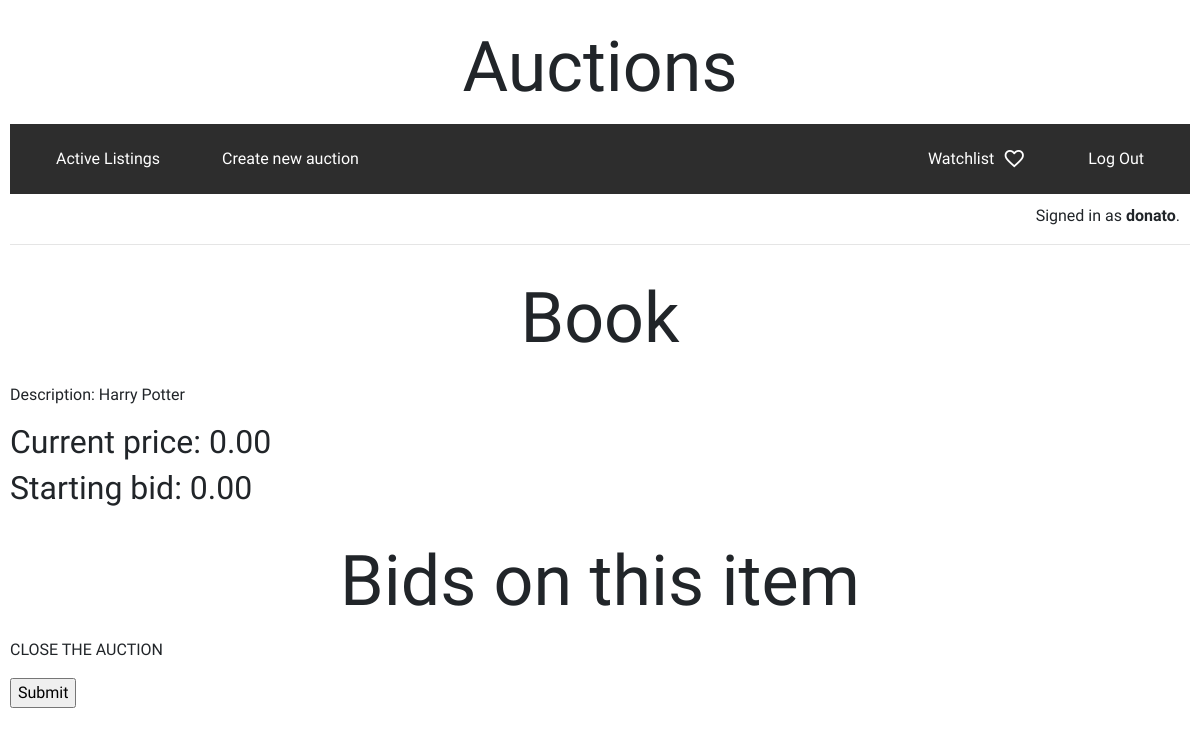
The page /1 (signed in) on the database as committed earlier.
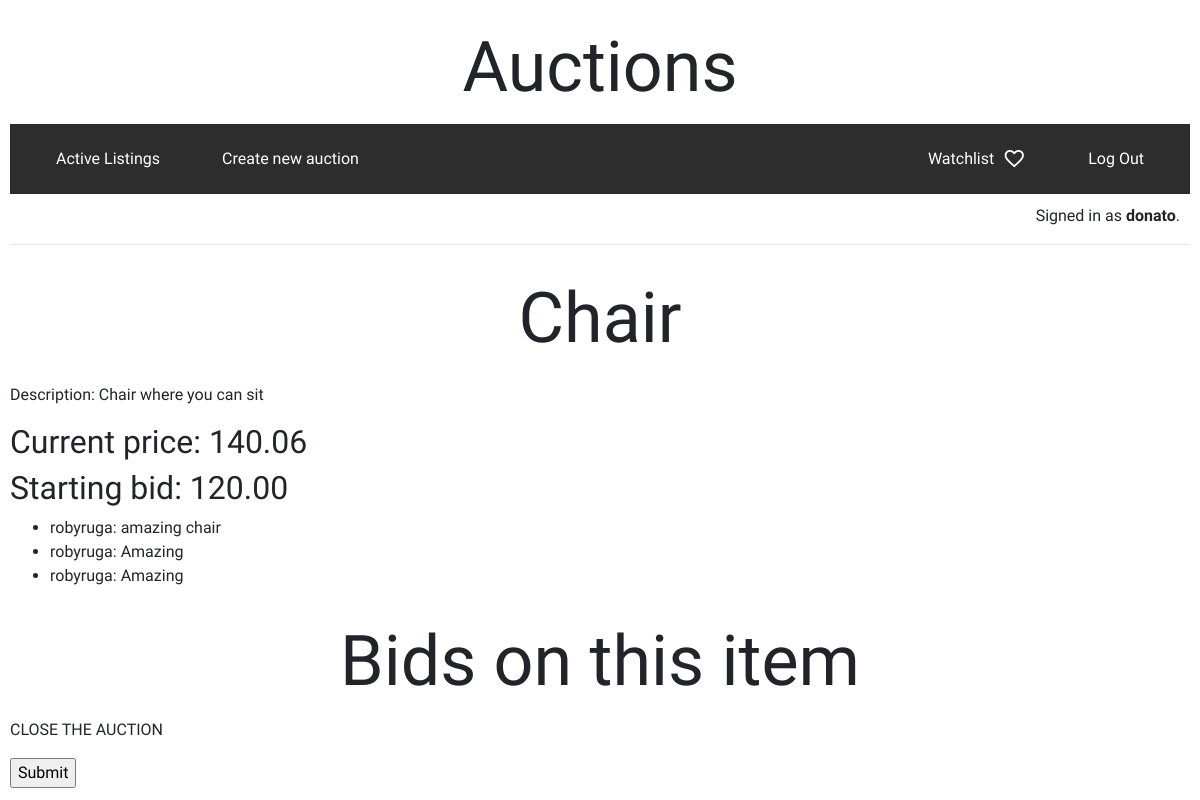
The same page on the database as committed later.
### auctions/models.py (models this page shows, shortened)
class User(AbstractUser):
    pass

class Auction(models.Model):
    title = models.CharField(max_length=64)
    description = models.TextField(max_length=200)
    owner = models.ForeignKey(User, on_delete=models.CASCADE)
    start_bid = models.DecimalField(max_digits=8, decimal_places=2, default=0.00)
    active = models.BooleanField(default=True)

class Bid(models.Model):
    auction_id = models.ForeignKey(Auction, on_delete=models.CASCADE)
    amount = models.DecimalField(max_digits=8, decimal_places=2)
    user_id = models.ForeignKey(User, on_delete=models.CASCADE)

class Comment(models.Model):
    auction_id = models.ForeignKey(Auction, on_delete=models.CASCADE)
    comment = models.TextField(max_length=200)
    user_id = models.ForeignKey(User, on_delete=models.CASCADE)

### auctions/views.py (the view)
# urls.py: path("<int:auction_id>", views.detail, name="detail")
@login_required(login_url='login')
def detail(request, auction_id):
    auction = Auction.objects.get(pk=auction_id)
    user = User.objects.get(id=request.user.id)
    bids = Bid.objects.filter(auction_id=auction.id)
    if not bids:
        price = auction.start_bid
    else:
        price = max(bid.amount for bid in bids )
    if request.method == "POST":
        if auction.owner.id == request.user.id:
            if 'close' in request.POST:
                auction.active = False
                auction.save()
                if price != auction.start_bid:
                    highest_bid = Bid.objects.filter(auction_id=auction.id, amount=price).first()
                    messages.success(request, f"Auction has been closed. The winner is {highest_bid.user_id}")
                else:
                    messages.success(request, "Auction has been closed. Nobody put a bid on this item")
                return HttpResponseRedirect(reverse('detail', args=[auction.id]))
        else:
            if 'comment' in request.POST and request.POST["comment"].strip() != "":
                comment = Comment.objects.create(auction_id=auction, comment=request.POST["comment"], user_id=request.user)
                comment.save()
            elif 'amount' in request.POST:
                amount = float(request.POST["amount"])
                if amount > price:
                    new_bid = Bid.objects.create(auction_id=auction, amount=amount, user_id=user)
                else:
                    message = "Your bid must be greater"
                    return render(request, "auctions/detail.html", {
                        "auction" : auction,
                        "price" : price,
                        "start_bid" : auction.start_bid,
                        "message" : message,
                    })
            return HttpResponseRedirect(reverse('detail', args=[auction.id]))
    else:
        comments = Comment.objects.filter(auction_id=auction)
        return render(request, "auctions/detail.html", {
            "auction" : auction,
            "price" : price,
            "start_bid" : auction.start_bid,
            "owner" : auction.owner,
            "user_id" : user.id,
            "comments" : comments
        })

### auctions/templates/auctions/detail.html (shortened to what this page needs)
{% extends 'auctions/layout.html' %}
{% block body %}
<fieldset>
    <legend><h1>{{ auction.title }}</h1></legend>
    <div>
        <p>Description: {{ auction.description }}</p>
    </div>
    <h2>Current price: {{ price }}</h2>
    <h2>Starting bid: {{ start_bid }}</h2>
    <ul>
        {% if comments %}
            {% for comment in comments %}
            <li>{{ comment.user_id }}: {{ comment.comment }}</li>
            {% endfor %}
        {% endif %}
    </ul>
</fieldset>
<h1>Bids on this item</h1>
<form action="{% url 'detail' auction.id %}" method="post">
    {% if auction.owner.id == request.user.id  %}
        <p>CLOSE THE AUCTION</p>
        <input type="submit" name="close" id="close">
    {% else %}
        <textarea name="comment" id="comment" cols="30" rows="10" placeholder="Add a comment"></textarea>
        <input type="number" name="amount" placeholder="Bid on this item" step="0.01">
        <input type="submit">
    {% endif %}
</form>
{% endblock %}

### auctions/templates/auctions/layout.html (shortened to what this page needs)
{% load static %}
<!DOCTYPE html>
<html lang="en">
    <head>
        <link rel="stylesheet" href="https://stackpath.bootstrapcdn.com/bootstrap/4.4.1/css/bootstrap.min.css">
        <link href="{% static 'auctions/styles.css' %}" rel="stylesheet">
    </head>
    <body>
        <div class="container-fluid">
            <h1>Auctions</h1>
        </div>
        <div class="container-fluid d-flex" id="nav_bar">
            {% if user.is_authenticated %}
            <div class="nav-group d-flex">
                <a class="nav-link" href="{% url 'index' %}">Active Listings</a>
                    <a class="nav-link" href="{% url 'create' %}">Create new auction</a>
            </div>
            <div class="nav-group d-flex">
                <div>
                    <a  id="icon" class="nav-link" href="#">Watchlist<span class="material-symbols-outlined">favorite</span>
                    </a>
                 </div>
                <a class="nav-link" href="{% url 'logout' %}">Log Out</a>
            </div>
                {% else %}
            <div class="nav-group d-flex" id="not_login">
                <a class="nav-link" href="{% url 'login' %}">Log In</a>
                <a class="nav-link" href="{% url 'register' %}">Register</a>
            </div>
                {% endif %}
        </div>
        <div id="sign">
            {% if user.is_authenticated %}
                Signed in as <strong>{{ user.username }}</strong>.
            {% else %}
                Not signed in.
            {% endif %}
        </div>
        <hr>
        {% block body %}
        {% endblock %}
    </body>
</html>

### auctions/static/auctions/styles.css (style rules this page uses)
body { padding: 10px; font-family: 'Lexend', sans-serif; font-family: 'Montserrat', sans-serif; font-family: 'Tilt Neon', cursive; }
h1 { text-align: center; margin: 15px; font-size: 70px; }
#nav_bar { flex-direction: row; justify-content: space-between; background-color: rgb(45,45,45); }
.nav-link { color: white; margin: 15px; border: 0px; border-radius: 15px; }
#sign { text-align: end; margin: 10px; }
.material-symbols-outlined { color: white; font-variation-settings: 'FILL' 0, 'wght' 400, 'GRAD' 0, 'opsz' 4; margin-left: 8px; }
#icon { display: flex; align-items: center; }

Rows that differ between the two databases and show on the page:
changed Auction: title "Book" → "Chair"; description "Harry Potter" → "Chair where you can sit"; start_bid "0.00" → "120.00"
added Bid: amount "140.06"
added Comment: user_id "robyruga", comment "amazing chair"
added Comment: user_id "robyruga", comment "Amazing"
added Comment: user_id "robyruga", comment "Amazing"
Other text that changed with them:
{{ price }}: "0.00" → "140.06"
